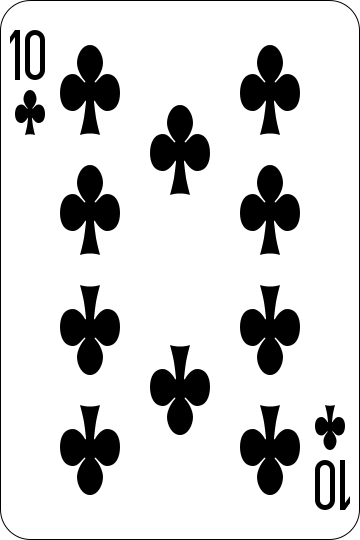
#> input picture ch_10/card_images/10_of_clubs.png, 360 x 540 px, given in place of Jack_of_Spades.png, which was not available
$ python ex_10_21.py
#> lines starting #> are read from the running program, lines starting #| are printed output that depends on the picture; pictures that were not available may be replaced by others from this repository, and a replacement may not be noted
# Exercise 10_21 from Deitel: Intro to Python and CS

"""
Using the DeckOfCards class from this chapter, create a simple Blackjack game.

The rules of the game are as follows:
• Two cards each are dealt to the dealer and the player. The player’s cards are dealt face up.
Only one of the dealer’s cards is dealt face up.
• Each card has a value. A card numbered 2 through 10 is worth its face value. Jacks, queens and kings each count as 10.
Aces can count as 1 or 11—whichever value is more beneficial to the player.
• If the sum of the player’s first two cards is 21
(that is, the player was dealt a card valued at 10 and an ace, which counts as 11 in this situation),
the player has “blackjack” and immediately wins the game —
if the dealer does not also have blackjack, which would result in a “push” (or tie).
• Otherwise, the player can begin taking additional cards one at a time.
These cards  are dealt face up, and the player decides when to stop taking cards.
If the player “busts” (that is, the sum of the player’s cards exceeds 21), the game is over and the player loses.
When the player is satisfied with the current set of cards, the player “stands” (that is, stops taking cards),
and the dealer’s hidden card is revealed.
• If the dealer’s total is 16 or less, the dealer must take another card; otherwise, the dealer must stand.
The dealer must continue taking cards until the sum of the cards is greater than or equal to 17.
If the dealer exceeds 21, the player wins. Otherwise, the hand with the higher point total wins.
If the dealer and the player have the same point total, the game is a “push,” and no one wins.

An ace’s value for a dealer depends on the dealer’s other card(s) and the casino’s house rules.
A dealer typically must hit for totals of 16 or less and must stand for 17 or more.
For a “soft 17”—a total of 17 with one ace counted as 11—some casinos require the dealer to hit
and some require the dealer to stand (we require the dealer to stand).
Such a hand is known as a “soft 17” because taking another card cannot bust the hand.

Enable a player to interact with the game using the keyboard—
'H' means hit (take another card and 'S' means stand (do not take another card).
Display the dealer’s and player’s hands as card images using Matplotlib, as we did in this chapter.
"""

import random
from pathlib import Path
import matplotlib.pyplot as plt
import matplotlib.image as mpimg

# plt.ion()


class Card:
    FACES = ['Ace', '2', '3', '4', '5', '6',
             '7', '8', '9', '10', 'Jack', 'Queen', 'King']
    SUITS = ['Hearts', 'Diamonds', 'Clubs', 'Spades']

    def __init__(self, face, suit):
        """Initialize a Card with a face and suit."""
        self._face = face
        self._suit = suit

    @property
    def face(self):
        """Return the Card's self._face value."""
        return self._face

    @property
    def suit(self):
        """Return the Card's self._suit value."""
        return self._suit

    @property
    def image_name(self):
        """Return the Card's image file name."""
        return str(self).replace(' ', '_') + '.png'

    def __repr__(self):
        """Return string representation for repr()."""
        return f"Card(face='{self.face}', suit='{self.suit}')"

    def __str__(self):
        """Return string representation for str()."""
        return f'{self.face} of {self.suit}'

    def __format__(self, format):
        """Return formatted string representation."""
        return f'{str(self):{format}}'


class DeckOfCards:
    NUMBER_OF_CARDS = 52  # constant number of Cards

    def __init__(self):
        """Initialize the deck."""
        self._current_card = 0
        self._deck = []

        for count in range(DeckOfCards.NUMBER_OF_CARDS):
            self._deck.append(Card(Card.FACES[count % 13],
                                   Card.SUITS[count // 13]))

    def shuffle(self):
        """Shuffle deck."""
        self._current_card = 0
        random.shuffle(self._deck)

    def deal_card(self):
        """Return one Card."""
        try:
            card = self._deck[self._current_card]
            self._current_card += 1
            return card
        except:
            return None

    def __str__(self):
        """Return a string representation of the current _deck."""
        s = ''

        for index, card in enumerate(self._deck):
            s += f'{self._deck[index]:<19}'
            if (index + 1) % 4 == 0:
                s += '\n'

        return s


class Hand:
    FACES_SCORES = {'Ace': 11, 'King': 10, 'Queen': 10, 'Jack': 10, '10': 10, '9': 9, '8': 8, '7': 7, '6': 6, '5': 5,
                    '4': 4, '3': 3, '2': 2}
    """Class to represent player's or dealer's hand as a list of cards."""
    def __init__(self, card1, card2, first_invisible=False):
        self.list_of_cards = [card1, card2]
        self.first_invisible = first_invisible
        self.list_of_scores = self.calculate_score()

    def calculate_score(self):
        count_aces = 0
        scores = [0, 0]
        for card in self.list_of_cards:
            if 'Ace' in card.face:
                count_aces += 1
            else:
                scores[0] += Hand.FACES_SCORES[card.face]
                scores[1] += Hand.FACES_SCORES[card.face]

        if count_aces != 0:
            scores[0] += 1 * count_aces
            scores[1] += 10 + 1 * count_aces
        self.list_of_scores = scores
        return scores

    def add_card(self, card):
        self.list_of_cards.append(card)

    def displayable_score(self):
        val1 = self.list_of_scores[0]
        val2 = self.list_of_scores[1]
        if val1 == val2:
            return str(val1)
        elif val1 > 21 and val2 > 21:
            return str(min(val1, val2))
        elif val1 > 21 or val2 > 21:
            return str(min(val1, val2))
        else:
            return f'{val1} or {val2}'

    def exceeds_twenty_one(self):
        if 21 < self.list_of_scores[0] and 21 < self.list_of_scores[1]:
            return True
        return False

    def seventeen_or_more(self):
        if 17 <= self.list_of_scores[0] <= 21 or 17 <= self.list_of_scores[1] <= 21:
            return True
        return False

    def best_possible_score(self):
        val1 = self.list_of_scores[0]
        val2 = self.list_of_scores[1]
        if val1 == val2:
            return val1
        elif val1 <= 21 and val2 <= 21:
            return max(val1, val2)
        else:
            return min(val1, val2)

    def can_continue(self):
        val1 = self.list_of_scores[0]
        val2 = self.list_of_scores[1]
        if val1 > 21 and val2 > 21:
            return False
        return True


def display_hands(player_hand, dealer_hand):
    # Creating figure with 2 rows and 5 slots for cards
    figure, axes_list = plt.subplots(nrows=2, ncols=6)
    # Setting title for Player's Score
    axes_list[0, 0].set_title(f"Player's Cards and Score: {player_hand.displayable_score()}")
    # Setting title for Dealer's Score
    if dealer_hand.first_invisible:
        axes_list[1, 0].set_title(f"Dealer's Cards and Score: Unknown")
    else:
        axes_list[1, 0].set_title(f"Dealer's Cards and Score: {dealer_hand.displayable_score()}")

    # Formatting nicely
    for axis in axes_list.ravel():
        axis.get_xaxis().set_visible(False)
        axis.get_yaxis().set_visible(False)

    # Create path object to access the images
    path = Path('.').joinpath('card_images')

    # Displaying cards of the player
    for i in range(len(player_hand.list_of_cards)):
        image_name = player_hand.list_of_cards[i].image_name
        img = mpimg.imread(str(path.joinpath(image_name).resolve()))
        axes_list[0, i].imshow(img)

    # Displaying cards of the dealer
    if dealer_hand.first_invisible:
        img = mpimg.imread(str(path.joinpath("back_of_card.png").resolve()))
        axes_list[1, 0].imshow(img)

        for i in range(1, len(dealer_hand.list_of_cards)):
            image_name = dealer_hand.list_of_cards[i].image_name
            img = mpimg.imread(str(path.joinpath(image_name).resolve()))
            axes_list[1, i].imshow(img)
    else:
        for i in range(len(dealer_hand.list_of_cards)):
            image_name = dealer_hand.list_of_cards[i].image_name
            img = mpimg.imread(str(path.joinpath(image_name).resolve()))
            axes_list[1, i].imshow(img)

    # Showing the resulting figure
    plt.show()


def blackjack_at_start(player_hand, dealer_hand):
    player_scores = player_hand.calculate_score()
    if 21 in player_scores:
        dealer_scores = dealer_hand.calculate_score()
        dealer_hand.first_invisible = False
        if 21 in dealer_scores:
            print("It's a tie!")
            display_hands(player_hand, dealer_hand)
            return True
        else:
            print("Player won!")
            display_hands(player_hand, dealer_hand)
            return True
    return False


# Initial setup
# Generate a deck of cards
deck = DeckOfCards()

# Shuffle the deck 5 times
for i in range(5):
    deck.shuffle()

# Deal 2 cards to player and dealer
# pl_hand = Hand(deck.deal_card(), deck.deal_card())
pl_hand = Hand(deck.deal_card(), deck.deal_card())
dl_hand = Hand(deck.deal_card(), deck.deal_card(), first_invisible=True)

# Display initial setup
display_hands(pl_hand, dl_hand)
#> in display_hands, img is the input picture: shape (540, 360, 4) float32; mean R, G, B, A 0.825, 0.825, 0.825, 0.996
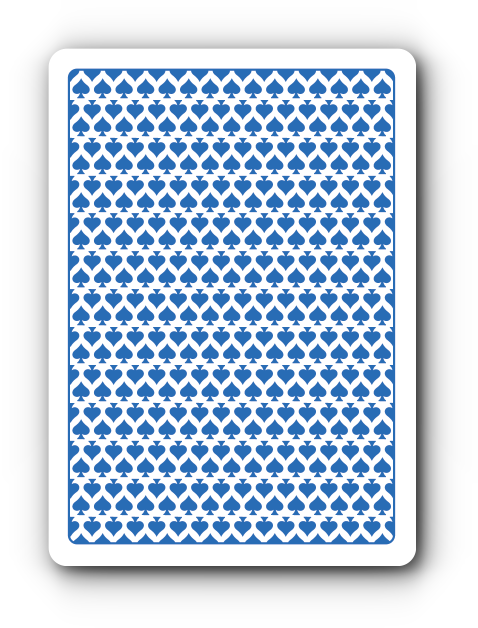
#> input picture ch_10/card_images/back_of_card.png, 955 x 1255 px (shown at 1/2 size)
#> in display_hands, img is the input picture: shape (1255, 955, 4) float32; mean R, G, B, A 0.423, 0.49, 0.56, 0.669
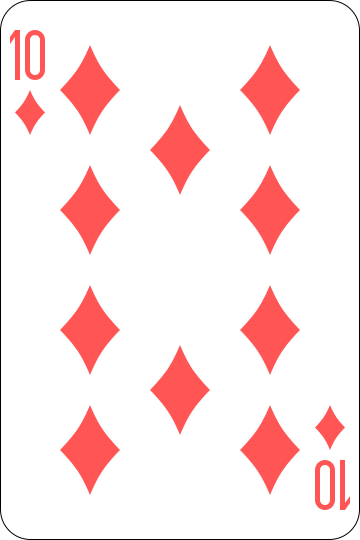
#> input picture ch_10/card_images/10_of_diamonds.png, 360 x 540 px, given in place of 4_of_Spades.png, which was not available
#> in display_hands, img is the input picture: shape (540, 360, 4) float32; mean R, G, B, A 0.987, 0.899, 0.899, 0.996
#> in display_hands, `plt.show()`:
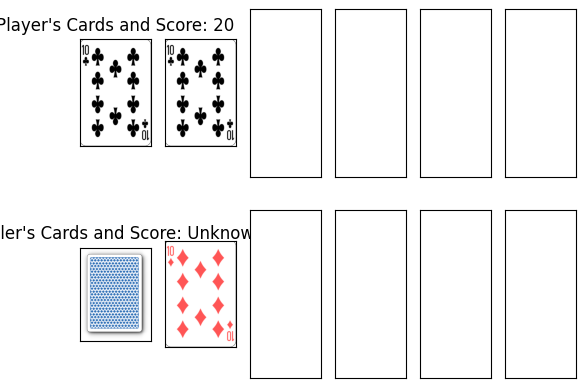
#> figure drawn by matplotlib, 4 panels

# Start the game
game_over = False
player_acts = True
dealer_acts = True

# Check for blackjack at start
if blackjack_at_start(pl_hand, dl_hand):
    game_over = True
    dealer_acts = False
    player_acts = False

# Player acts
while player_acts:
    if pl_hand.exceeds_twenty_one():
        game_over = True
        player_acts = False
        dealer_acts = False
        print("Player has lost!")
        dl_hand.first_invisible = False
        display_hands(pl_hand, dl_hand)
        continue
    else:
        player_decision = input("Please press 's' to stand or 'h' to hit: ")
        if player_decision == 's':
            player_acts = False
            print("Now the dealer should act!")
            dl_hand.first_invisible = False
            display_hands(pl_hand, dl_hand)
            continue
        else:
            pl_hand.add_card(deck.deal_card())
            pl_hand.calculate_score()
            display_hands(pl_hand, dl_hand)
#> (the run stopped early here; a loop or call above may not have finished)
